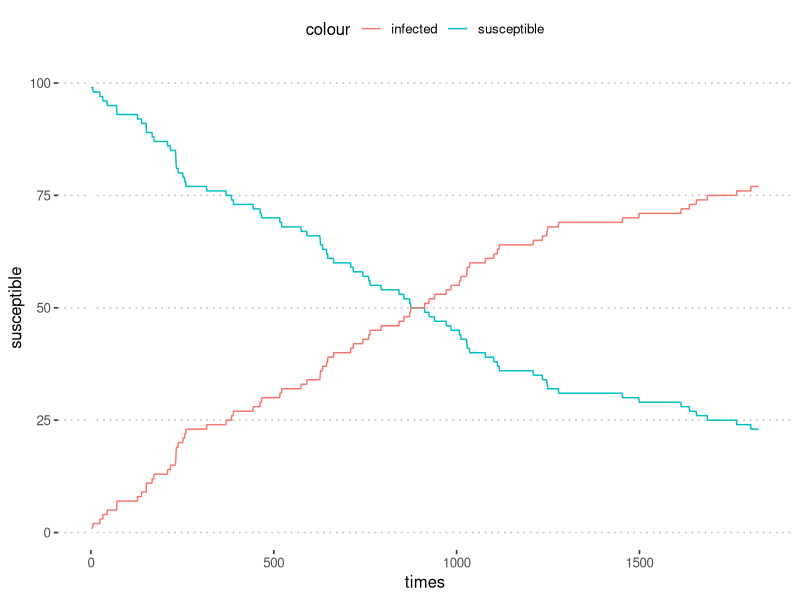
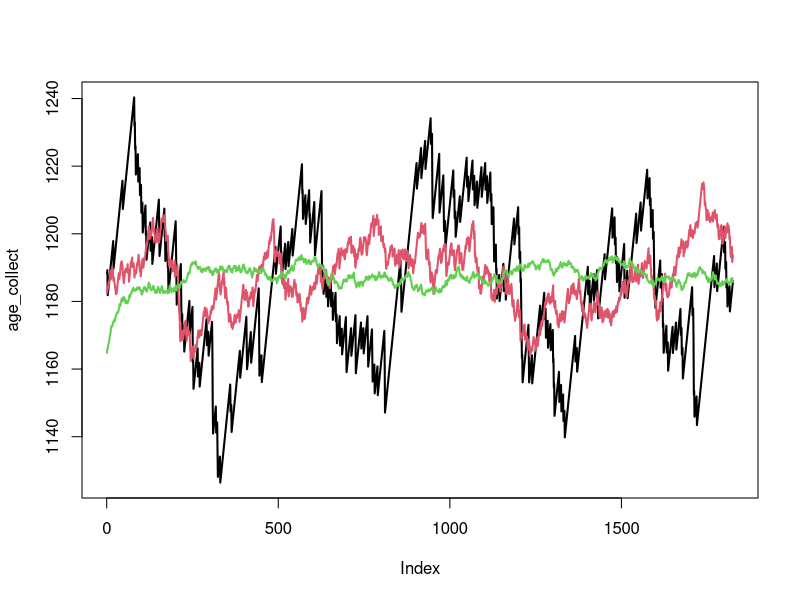
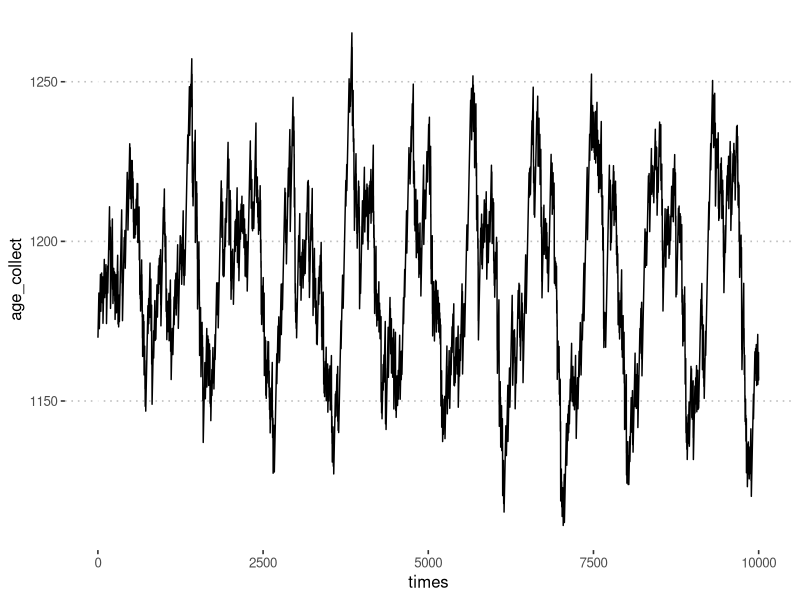

These charts were generated, in order, by the following R code: (Note: this script raises an error after producing the figures.)
# set.seed(250)
# set.seed(2022-08-06)
library(ggplot2)
library(magrittr)
library(tidyverse)

farm_model <- function(n_cows = 100, 
                       ProbInfection = 0.01,
                       replacement_age = NA, 
                       end_time = 5 * 365) {
  # n_cows <- 100
  if (is.na(replacement_age)) {
    replacement_age_distr <- function(n_cows) 
      rnorm(n_cows, mean = 1642, sd = 50) %>% 
      round()
  } else {
    #TODO: check that it is numeric(1)
    replacement_age_distr <- function(n_cows) {
      rep.int(replacement_age, n_cows)
    }
  }
  # Create the farm:
  farm <- tibble(id = seq_len(n_cows),
                 age = round(runif(n_cows, 730, 1642)),
                 replacement_age = replacement_age_distr(n_cows),
                 infected = 0
  )
  farm$infected[1] <- 1
  # ProbInfection <- 0.01;
  
  
  # We want to simulate 5 years:
  # end_time <- 5 * 365
  
  # Collect the mean age of the cows in herd over time:
  age_collect <- numeric(end_time)
  times <- seq_len(end_time)
  inf_collect <- matrix(NA, nrow = end_time, ncol = 2) %>% 
    set_colnames(c("susceptible", "infected"))

  for (t in times)
  {
    # If cows reach the age of 1642,
    # they are replaced with a new cow that is 2 years old in DIM = 1:
    is_replaced <- which(farm$age >= farm$replacement_age);
    if (length(is_replaced) > 0) {
      farm$age[is_replaced] <- 730
      farm$replacement_age[is_replaced] <- replacement_age_distr(length(is_replaced))
    }
    
    # Add one day to the age of all the animals, for each simulated:
    farm$age <- farm$age + 1
    
    # disease
    PotInf <- which(farm$infected == 0)
    NewInf <- PotInf[rbinom(length(PotInf), 1, prob = ProbInfection) == 1]
    if (length(NewInf) > 0) {
      farm$infected[NewInf] <- 1
    }
    
    # Save the number of susceptible and infected:
    sus <- sum(farm$infected == 0)
    inf <- sum(farm$infected == 1)
    inf_collect[t, 1] <- sus
    inf_collect[t, 2] <- inf
    
    # Save the daily mean age of all cows:
    age_collect[t] <- mean(farm$age)
  }
  list(age_collect = age_collect,
       times = times,
       replacement_age = replacement_age,
       disease_collect = inf_collect %>% as_tibble())
}
farm_model( 
  ProbInfection = 0.001 / (4 / 3),
  replacement_age = NA) %>% 
  as_tibble() %>% 
  unpack(disease_collect) %>% 
  
  #' stop at 100% infected (plus 10 more time steps)
  # slice(seq_len(which(.$susceptible == 0)[1] + 10)) %>% 
  
  ggplot() +
  aes(times) + 
  geom_line(aes(y = susceptible, color = "susceptible")) +
  geom_line(aes(y = infected, color = "infected")) +
  # scale_color_viridis_c(option = "A") +
  ggpubr::theme_pubclean()

tibble(
  rep_id = seq_len(50)
) %>% 
  rowwise() %>%
  mutate(results = 
           farm_model(ProbInfection = 0.001 / (4 / 3),
                      replacement_age = NA) %>% 
           list()) %>% 
  ungroup() ->
  output_df

output_df %>% 
  hoist(results, "disease_collect", "times", .remove = TRUE) %>% 
  select(-results) %>% 
  unnest() %>% 
  filter(susceptible == infected) %>% 
  group_by(rep_id) %>% 
  slice(1) %>% 
  ungroup() %>% 
  summarise(mean(times), true_times = 5/2 * 365)


# plot(age_collect, type = "l", lwd = 2)
# points(age_collect[age_collect==1642])
# age_collect %>%
#   enframe(value = "age") %>%
#   ggplot() +
#   aes(name, age) +
#   # geom_step() +
#   geom_line() +
#   geom_point(data = . %>% filter(age == 1642 - 1)) +
#   ggpubr::theme_pubclean()

#' The mean age is never close to the threshold, as we are not recording each
#' individual cow.

plot.new()
age_collect <- farm_model(n_cows = 100)$age_collect
plot(age_collect, type = "l", lwd = 2, col = 1)
quantile(age_collect)
age_collect <- farm_model(n_cows = 500)$age_collect
lines(age_collect, type = "l", lwd = 2, col = 2)
quantile(age_collect)
age_collect <- farm_model(n_cows = 5e3)$age_collect
lines(age_collect, type = "l", lwd = 2, col = 3)
quantile(age_collect)

#' The variation decreases with increasing number of cows.
#' 
# farm_model(end_time = 10000, replacement_age = 1600) %>% 
farm_model(end_time = 10000, replacement_age = NA) %>% 
  
  as_tibble() %>% 
  ggplot() + 
  aes(times, age_collect) + 
  geom_line()+
  
  scale_color_viridis_c(option = "A") +
  ggpubr::theme_pubclean()
#'
#'
#'  
tibble(rep_id = seq_len(100)) %>% 
  rowwise() %>% 
  mutate(results = farm_model() %>% as_tibble()) %>% 
  ungroup() ->
  results_df

results_df %>% 
  slice(1) %>% 
  unnest_wider(results) %>% 
  unnest() %>% 
  ggplot() +
  aes(times, age_collect, group = rep_id) +
  geom_line() +
  # geom_smooth(aes(group = NA)) + 
  NULL
